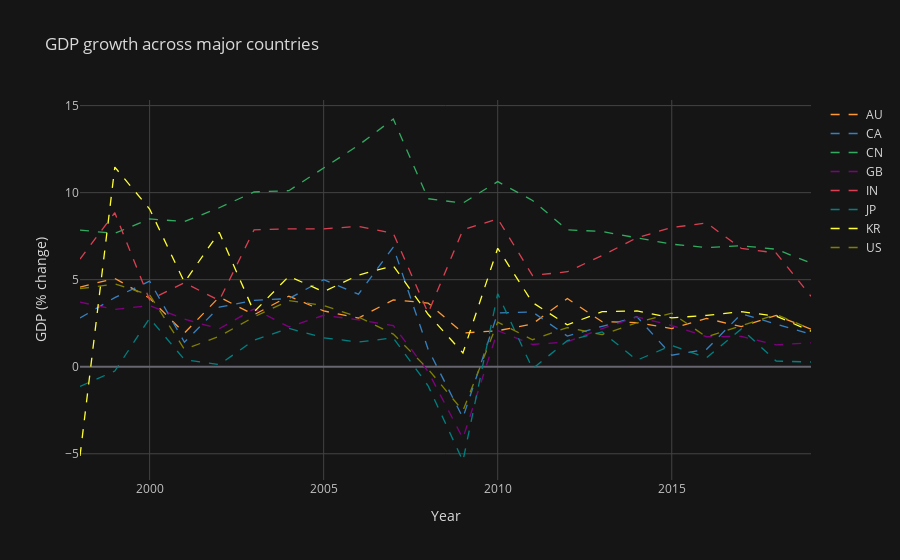
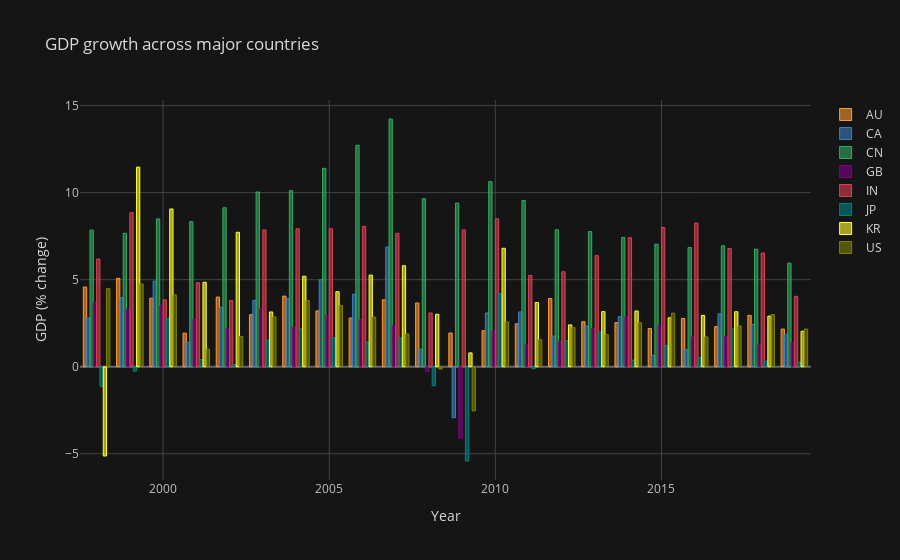

Here is the notebook cell these charts were saved with, in order:
### Code cell
# Create line plot and bar graph using Cufflinks
gdp_growth_fig1 = gdp_growth_clean.iplot(kind='line',
                                         dash='dash',
                                         title="GDP growth across major countries",
                                         xTitle="Year",
                                         yTitle='GDP (% change)')             
             
gdp_growth_fig2 = gdp_growth_clean.iplot(kind='bar',
                                         dash='dash',
                                         title="GDP growth across major countries",
                                         xTitle="Year",
                                         yTitle='GDP (% change)')

#Create the plot matrix:
fig = subplots.make_subplots(rows=2, cols=1)

#Add traces, use  'add_traces', or 'append_trace'.
fig.add_traces(gdp_growth_fig1)
fig.add_traces(gdp_growth_fig2)

fig['layout'].update(height=600,
                     width=600)

### Figure 1 — Plotly figure (JSON) as saved in the notebook; plotly's stock layout.template omitted (floating-point values rounded to 4 significant figures)
{"data": [{"line": {"color": "rgba(255, 153, 51, 1.0)", "dash": "dash", "shape": "linear", "width": 1.3}, "mode": "lines", "name": "AU", "text": "", "type": "scatter", "x": [1998, 1999, 2000, 2001, 2002, 2003, 2004, 2005, 2006, 2007, 2008, 2009, 2010, 2011, 2012, 2013, 2014, 2015, 2016, 2017, 2018, 2019], "y": [4.577, 5.074, 3.933, 1.931, 4.001, 2.986, 4.055, 3.204, 2.795, 3.844, 3.658, 1.937, 2.067, 2.463, 3.918, 2.585, 2.533, 2.193, 2.771, 2.301, 2.949, 2.161]}, {"line": {"color": "rgba(55, 128, 191, 1.0)", "dash": "dash", "shape": "linear", "width": 1.3}, "mode": "lines", "name": "CA", "text": "", "type": "scatter", "x": [1998, 1999, 2000, 2001, 2002, 2003, 2004, 2005, 2006, 2007, 2008, 2009, 2010, 2011, 2012, 2013, 2014, 2015, 2016, 2017, 2018, 2019], "y": [2.797, 3.97, 4.918, 1.406, 3.422, 3.811, 3.914, 4.996, 4.166, 6.869, 1.008, -2.928, 3.089, 3.147, 1.762, 2.329, 2.87, 0.6592, 1.001, 3.04, 2.43, 1.861]}, {"line": {"color": "rgba(50, 171, 96, 1.0)", "dash": "dash", "shape": "linear", "width": 1.3}, "mode": "lines", "name": "CN", "text": "", "type": "scatter", "x": [1998, 1999, 2000, 2001, 2002, 2003, 2004, 2005, 2006, 2007, 2008, 2009, 2010, 2011, 2012, 2013, 2014, 2015, 2016, 2017, 2018, 2019], "y": [7.846, 7.662, 8.49, 8.336, 9.134, 10.04, 10.11, 11.39, 12.72, 14.23, 9.651, 9.399, 10.64, 9.551, 7.864, 7.766, 7.426, 7.041, 6.849, 6.947, 6.75, 5.95]}, {"line": {"color": "rgba(128, 0, 128, 1.0)", "dash": "dash", "shape": "linear", "width": 1.3}, "mode": "lines", "name": "GB", "text": "", "type": "scatter", "x": [1998, 1999, 2000, 2001, 2002, 2003, 2004, 2005, 2006, 2007, 2008, 2009, 2010, 2011, 2012, 2013, 2014, 2015, 2016, 2017, 2018, 2019], "y": [3.708, 3.295, 3.506, 2.73, 2.179, 3.322, 2.286, 2.956, 2.694, 2.361, -0.2788, -4.114, 2.074, 1.276, 1.43, 2.186, 2.863, 2.363, 1.722, 1.74, 1.253, 1.371]}, {"line": {"color": "rgba(219, 64, 82, 1.0)", "dash": "dash", "shape": "linear", "width": 1.3}, "mode": "lines", "name": "IN", "text": "", "type": "scatter", "x": [1998, 1999, 2000, 2001, 2002, 2003, 2004, 2005, 2006, 2007, 2008, 2009, 2010, 2011, 2012, 2013, 2014, 2015, 2016, 2017, 2018, 2019], "y": [6.184, 8.846, 3.841, 4.824, 3.804, 7.86, 7.923, 7.923, 8.061, 7.661, 3.087, 7.862, 8.498, 5.241, 5.456, 6.386, 7.41, 7.996, 8.256, 6.795, 6.533, 4.042]}, {"line": {"color": "rgba(0, 128, 128, 1.0)", "dash": "dash", "shape": "linear", "width": 1.3}, "mode": "lines", "name": "JP", "text": "", "type": "scatter", "x": [1998, 1999, 2000, 2001, 2002, 2003, 2004, 2005, 2006, 2007, 2008, 2009, 2010, 2011, 2012, 2013, 2014, 2015, 2016, 2017, 2018, 2019], "y": [-1.128, -0.252, 2.78, 0.4063, 0.118, 1.528, 2.205, 1.663, 1.42, 1.654, -1.094, -5.416, 4.192, -0.1154, 1.495, 2.0, 0.3747, 1.223, 0.5219, 2.168, 0.3232, 0.2703]}, {"line": {"color": "rgba(255, 255, 51, 1.0)", "dash": "dash", "shape": "linear", "width": 1.3}, "mode": "lines", "name": "KR", "text": "", "type": "scatter", "x": [1998, 1999, 2000, 2001, 2002, 2003, 2004, 2005, 2006, 2007, 2008, 2009, 2010, 2011, 2012, 2013, 2014, 2015, 2016, 2017, 2018, 2019], "y": [-5.129, 11.47, 9.061, 4.852, 7.725, 3.147, 5.197, 4.309, 5.264, 5.8, 3.013, 0.7927, 6.805, 3.686, 2.403, 3.165, 3.202, 2.809, 2.947, 3.16, 2.907, 2.039]}, {"line": {"color": "rgba(128, 128, 0, 1.0)", "dash": "dash", "shape": "linear", "width": 1.3}, "mode": "lines", "name": "US", "text": "", "type": "scatter", "x": [1998, 1999, 2000, 2001, 2002, 2003, 2004, 2005, 2006, 2007, 2008, 2009, 2010, 2011, 2012, 2013, 2014, 2015, 2016, 2017, 2018, 2019], "y": [4.481, 4.753, 4.127, 0.9983, 1.742, 2.861, 3.799, 3.513, 2.855, 1.876, -0.1366, -2.537, 2.564, 1.551, 2.25, 1.842, 2.526, 3.076, 1.711, 2.333, 2.996, 2.161]}], "layout": {"autosize": true, "legend": {"bgcolor": "#151516", "font": {"color": "#D9D9D9"}}, "paper_bgcolor": "#151516", "plot_bgcolor": "#151516", "title": {"font": {"color": "#D9D9D9"}, "text": "GDP growth across major countries"}, "xaxis": {"autorange": true, "gridcolor": "#434343", "range": [1998, 2019], "showgrid": true, "tickfont": {"color": "#C2C2C2"}, "title": {"font": {"color": "#D9D9D9"}, "text": "Year"}, "type": "linear", "zerolinecolor": "#666570"}, "yaxis": {"autorange": true, "gridcolor": "#434343", "range": [-6.508, 15.32], "showgrid": true, "tickfont": {"color": "#C2C2C2"}, "title": {"font": {"color": "#D9D9D9"}, "text": "GDP (% change)"}, "type": "linear", "zerolinecolor": "#666570"}}}

### Figure 2 — Plotly figure (JSON) as saved in the notebook; plotly's stock layout.template omitted (floating-point values rounded to 4 significant figures)
{"data": [{"marker": {"color": "rgba(255, 153, 51, 0.6)", "line": {"color": "rgba(255, 153, 51, 1.0)", "width": 1}}, "name": "AU", "orientation": "v", "text": "", "type": "bar", "x": [1998, 1999, 2000, 2001, 2002, 2003, 2004, 2005, 2006, 2007, 2008, 2009, 2010, 2011, 2012, 2013, 2014, 2015, 2016, 2017, 2018, 2019], "y": [4.577, 5.074, 3.933, 1.931, 4.001, 2.986, 4.055, 3.204, 2.795, 3.844, 3.658, 1.937, 2.067, 2.463, 3.918, 2.585, 2.533, 2.193, 2.771, 2.301, 2.949, 2.161]}, {"marker": {"color": "rgba(55, 128, 191, 0.6)", "line": {"color": "rgba(55, 128, 191, 1.0)", "width": 1}}, "name": "CA", "orientation": "v", "text": "", "type": "bar", "x": [1998, 1999, 2000, 2001, 2002, 2003, 2004, 2005, 2006, 2007, 2008, 2009, 2010, 2011, 2012, 2013, 2014, 2015, 2016, 2017, 2018, 2019], "y": [2.797, 3.97, 4.918, 1.406, 3.422, 3.811, 3.914, 4.996, 4.166, 6.869, 1.008, -2.928, 3.089, 3.147, 1.762, 2.329, 2.87, 0.6592, 1.001, 3.04, 2.43, 1.861]}, {"marker": {"color": "rgba(50, 171, 96, 0.6)", "line": {"color": "rgba(50, 171, 96, 1.0)", "width": 1}}, "name": "CN", "orientation": "v", "text": "", "type": "bar", "x": [1998, 1999, 2000, 2001, 2002, 2003, 2004, 2005, 2006, 2007, 2008, 2009, 2010, 2011, 2012, 2013, 2014, 2015, 2016, 2017, 2018, 2019], "y": [7.846, 7.662, 8.49, 8.336, 9.134, 10.04, 10.11, 11.39, 12.72, 14.23, 9.651, 9.399, 10.64, 9.551, 7.864, 7.766, 7.426, 7.041, 6.849, 6.947, 6.75, 5.95]}, {"marker": {"color": "rgba(128, 0, 128, 0.6)", "line": {"color": "rgba(128, 0, 128, 1.0)", "width": 1}}, "name": "GB", "orientation": "v", "text": "", "type": "bar", "x": [1998, 1999, 2000, 2001, 2002, 2003, 2004, 2005, 2006, 2007, 2008, 2009, 2010, 2011, 2012, 2013, 2014, 2015, 2016, 2017, 2018, 2019], "y": [3.708, 3.295, 3.506, 2.73, 2.179, 3.322, 2.286, 2.956, 2.694, 2.361, -0.2788, -4.114, 2.074, 1.276, 1.43, 2.186, 2.863, 2.363, 1.722, 1.74, 1.253, 1.371]}, {"marker": {"color": "rgba(219, 64, 82, 0.6)", "line": {"color": "rgba(219, 64, 82, 1.0)", "width": 1}}, "name": "IN", "orientation": "v", "text": "", "type": "bar", "x": [1998, 1999, 2000, 2001, 2002, 2003, 2004, 2005, 2006, 2007, 2008, 2009, 2010, 2011, 2012, 2013, 2014, 2015, 2016, 2017, 2018, 2019], "y": [6.184, 8.846, 3.841, 4.824, 3.804, 7.86, 7.923, 7.923, 8.061, 7.661, 3.087, 7.862, 8.498, 5.241, 5.456, 6.386, 7.41, 7.996, 8.256, 6.795, 6.533, 4.042]}, {"marker": {"color": "rgba(0, 128, 128, 0.6)", "line": {"color": "rgba(0, 128, 128, 1.0)", "width": 1}}, "name": "JP", "orientation": "v", "text": "", "type": "bar", "x": [1998, 1999, 2000, 2001, 2002, 2003, 2004, 2005, 2006, 2007, 2008, 2009, 2010, 2011, 2012, 2013, 2014, 2015, 2016, 2017, 2018, 2019], "y": [-1.128, -0.252, 2.78, 0.4063, 0.118, 1.528, 2.205, 1.663, 1.42, 1.654, -1.094, -5.416, 4.192, -0.1154, 1.495, 2.0, 0.3747, 1.223, 0.5219, 2.168, 0.3232, 0.2703]}, {"marker": {"color": "rgba(255, 255, 51, 0.6)", "line": {"color": "rgba(255, 255, 51, 1.0)", "width": 1}}, "name": "KR", "orientation": "v", "text": "", "type": "bar", "x": [1998, 1999, 2000, 2001, 2002, 2003, 2004, 2005, 2006, 2007, 2008, 2009, 2010, 2011, 2012, 2013, 2014, 2015, 2016, 2017, 2018, 2019], "y": [-5.129, 11.47, 9.061, 4.852, 7.725, 3.147, 5.197, 4.309, 5.264, 5.8, 3.013, 0.7927, 6.805, 3.686, 2.403, 3.165, 3.202, 2.809, 2.947, 3.16, 2.907, 2.039]}, {"marker": {"color": "rgba(128, 128, 0, 0.6)", "line": {"color": "rgba(128, 128, 0, 1.0)", "width": 1}}, "name": "US", "orientation": "v", "text": "", "type": "bar", "x": [1998, 1999, 2000, 2001, 2002, 2003, 2004, 2005, 2006, 2007, 2008, 2009, 2010, 2011, 2012, 2013, 2014, 2015, 2016, 2017, 2018, 2019], "y": [4.481, 4.753, 4.127, 0.9983, 1.742, 2.861, 3.799, 3.513, 2.855, 1.876, -0.1366, -2.537, 2.564, 1.551, 2.25, 1.842, 2.526, 3.076, 1.711, 2.333, 2.996, 2.161]}], "layout": {"autosize": true, "legend": {"bgcolor": "#151516", "font": {"color": "#D9D9D9"}}, "paper_bgcolor": "#151516", "plot_bgcolor": "#151516", "title": {"font": {"color": "#D9D9D9"}, "text": "GDP growth across major countries"}, "xaxis": {"autorange": true, "gridcolor": "#434343", "range": [1998.0, 2020.0], "showgrid": true, "tickfont": {"color": "#C2C2C2"}, "title": {"font": {"color": "#D9D9D9"}, "text": "Year"}, "type": "linear", "zerolinecolor": "#666570"}, "yaxis": {"autorange": true, "gridcolor": "#434343", "range": [-6.508, 15.32], "showgrid": true, "tickfont": {"color": "#C2C2C2"}, "title": {"font": {"color": "#D9D9D9"}, "text": "GDP (% change)"}, "type": "linear", "zerolinecolor": "#666570"}}}
